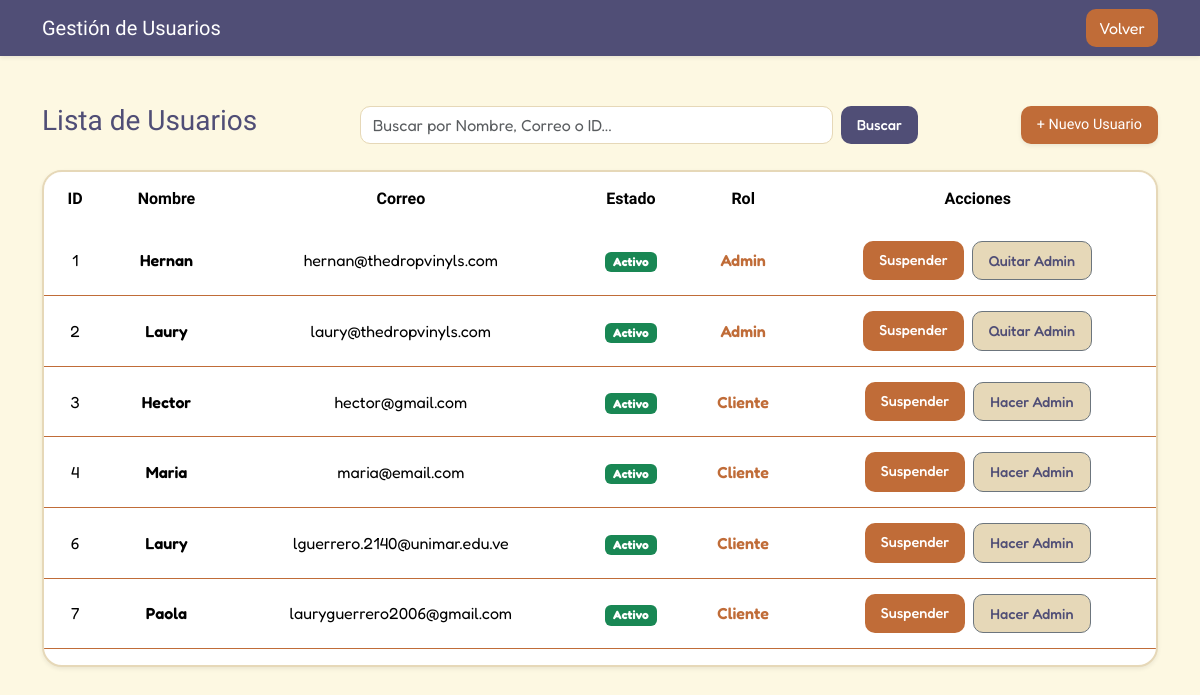
Page /admin/admin_usuarios.php (signed in) on the committed database.
### tables this page shows
CREATE TABLE `usuarios` (
  `id` int(11) NOT NULL,
  `nombre` varchar(50) NOT NULL,
  `apellido` varchar(50) NOT NULL,
  `correo` varchar(100) NOT NULL,
  `direccion` varchar(255) DEFAULT NULL,
  `pais` varchar(100) DEFAULT NULL,
  `ciudad` varchar(100) DEFAULT NULL,
  `estado_provincia` varchar(100) DEFAULT NULL,
  `codigo_postal` varchar(20) DEFAULT NULL,
  `telefono` varchar(20) DEFAULT NULL,
  `contrasena` varchar(255) NOT NULL,
  `rol` enum('admin','cliente') DEFAULT 'cliente',
  `estado_cuenta` enum('activo','suspendido') DEFAULT 'activo',
  `intentos_fallidos` int(11) DEFAULT 0,
  `bloqueado_hasta` datetime DEFAULT NULL,
  `fecha_registro` timestamp NOT NULL DEFAULT current_timestamp()
);

### admin/admin_usuarios.php (the view, shortened to what this page needs)
<?php
$conn = new mysqli(getenv("DB_HOST") ?: "localhost", "root", "", "the_drop_vinyls");
$busqueda = "";
$sql_users = "SELECT * FROM usuarios WHERE 1=1";
$result = $conn->query($sql_users);
?>
<!DOCTYPE html>
<html lang="es">
<head>
    <link href="https://cdn.jsdelivr.net/npm/bootstrap@5.3.2/dist/css/bootstrap.min.css" rel="stylesheet">
</head>
<body>
<nav class="navbar shadow-sm" style="background-color:#504E76;">
    <div class="container">
        <span class="navbar-brand text-white" style="font-family:'Righteous';">Gestión de Usuarios</span>
        <a href="admin_dashboard.php" class="btn text-white" style="background-color:#C06C38; border-radius: 10px;">Volver</a>
    </div>
</nav>
<div class="container my-5">
    <div class="d-flex justify-content-between align-items-center mb-4">
        <h3 style="font-family:'Righteous';">Lista de Usuarios</h3>
        <form class="d-flex w-50 mx-3" action="" method="GET">
            <input class="form-control me-2" type="search" name="buscar" placeholder="Buscar por Nombre, Correo o ID..." value="<?= htmlspecialchars($busqueda) ?>">
            <button class="btn btn-custom btn-admin" type="submit">Buscar</button>
        </form>
        <button class="btn-custom btn-agregar shadow-sm" data-bs-toggle="modal" data-bs-target="#modalAgregar">
            + Nuevo Usuario
        </button>
    </div>
    <div class="tabla-card shadow-sm">
        <div class="table-responsive">
            <table class="table text-center">
                <thead>
                    <tr>
                        <th>ID</th>
                        <th>Nombre</th>
                        <th>Correo</th>
                        <th>Estado</th>
                        <th>Rol</th>
                        <th>Acciones</th>
                    </tr>
                </thead>
                <tbody>
                    <?php while($u = $result->fetch_assoc()): ?>
                    <tr style="<?= $u['estado_cuenta'] == 'suspendido' ? 'opacity: 0.6;' : '' ?>">
                        <td><?= $u['id'] ?></td>
                        <td style="font-weight: 600;"><?= htmlspecialchars($u['nombre']) ?></td>
                        <td><?= htmlspecialchars($u['correo']) ?></td>
                        <td>
                            <?php if ($u['estado_cuenta'] == 'activo'): ?>
                                <span class="badge bg-success">Activo</span>
                            <?php else: ?>
                                <span class="badge bg-danger">Suspendido</span>
                            <?php endif; ?>
                        </td>
                        <td><span class="rol-text"><?= $u['rol'] ?></span></td>
                        <td>
                            <div class="d-flex gap-2 justify-content-center">
                                <?php if ($u['estado_cuenta'] == 'activo'): ?>
                                    <a href="javascript:void(0);" onclick="cambiarEstado(<?= $u['id'] ?>, 'suspendido')" class="btn-custom btn-eliminar">Suspender</a>
                                <?php else: ?>
                                    <a href="?cambiar_estado=<?= $u['id'] ?>&estado=activo" class="btn-custom btn-admin">Reactivar</a>
                                <?php endif; ?>
                                <?php if ($u['rol'] == 'cliente'): ?>
                                    <a href="?cambiar_rol=<?= $u['id'] ?>&rol=admin" class="btn-custom btn-quitar border border-secondary">Hacer Admin</a>
                                <?php else: ?>
                                    <a href="?cambiar_rol=<?= $u['id'] ?>&rol=cliente" class="btn-custom btn-quitar border border-secondary">Quitar Admin</a>
                                <?php endif; ?>
                            </div>
                        </td>
                    </tr>
                    <?php endwhile; ?>
                </tbody>
            </table>
        </div>
    </div>
</div>
</body>
</html>

### admin/admin_usuarios.php (style rules this page uses)
body { background-color: #FDF8E2; font-family: 'Fredoka', sans-serif; color: #504E76; }
.tabla-card { background: white; border-radius: 20px; overflow: hidden; border: 2px solid #E6D8B8; }
thead { background-color: #E6D8B8; }
th { font-family: 'Righteous'; color: #504E76; border: none !important; padding: 15px !important; }
td { border-bottom: 1px solid #C06C38 !important; padding: 15px !important; vertical-align: middle; }
.btn-custom { border-radius: 10px; font-weight: 500; padding: 8px 16px; border: none; transition: 0.3s; text-decoration: none; display: inline-block; font-size: 0.9rem; }
.btn-admin { background-color: #504E76; color: white; }
.btn-quitar { background-color: #E6D8B8; color: #504E76; }
.btn-eliminar { background-color: #C06C38; color: white; }
.btn-agregar { background-color: #C06C38; color: white; font-family: 'Righteous'; }
.rol-text { color: #C06C38; font-weight: 600; text-transform: capitalize; }
.form-control { border-radius: 10px; border: 1px solid #E6D8B8; }

### rows in the picture
usuarios: id "1", nombre "Hernan", correo "hernan@thedropvinyls.com", estado_cuenta "Activo", rol "Admin"
usuarios: id "2", nombre "Laury", correo "laury@thedropvinyls.com", estado_cuenta "Activo", rol "Admin"
usuarios: id "3", nombre "Hector", correo "hector@gmail.com", estado_cuenta "Activo", rol "Cliente"
usuarios: id "4", nombre "Maria", correo "maria@email.com", estado_cuenta "Activo", rol "Cliente"
usuarios: id "6", nombre "Laury", correo "lguerrero.2140@unimar.edu.ve", estado_cuenta "Activo", rol "Cliente"
usuarios: id "7", nombre "Paola", correo "lauryguerrero2006@gmail.com", estado_cuenta "Activo", rol "Cliente"
